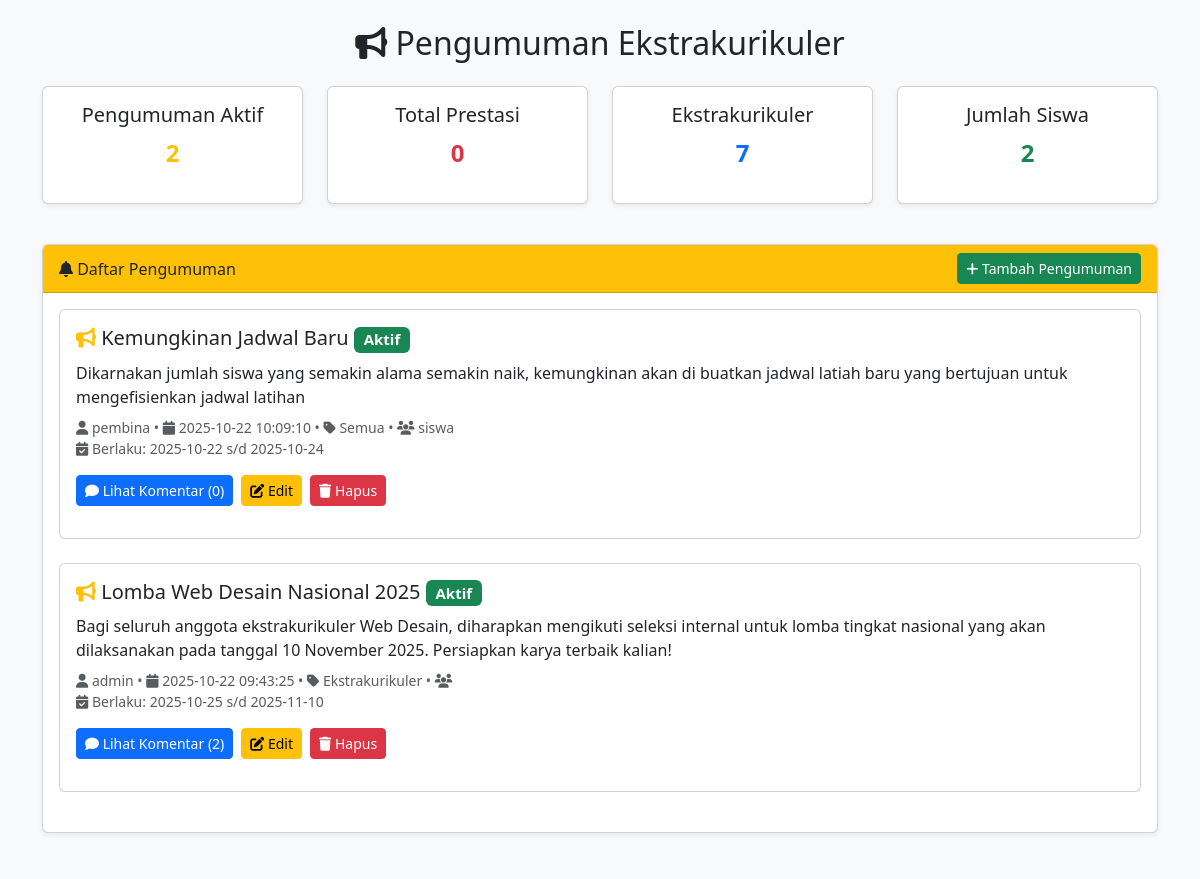
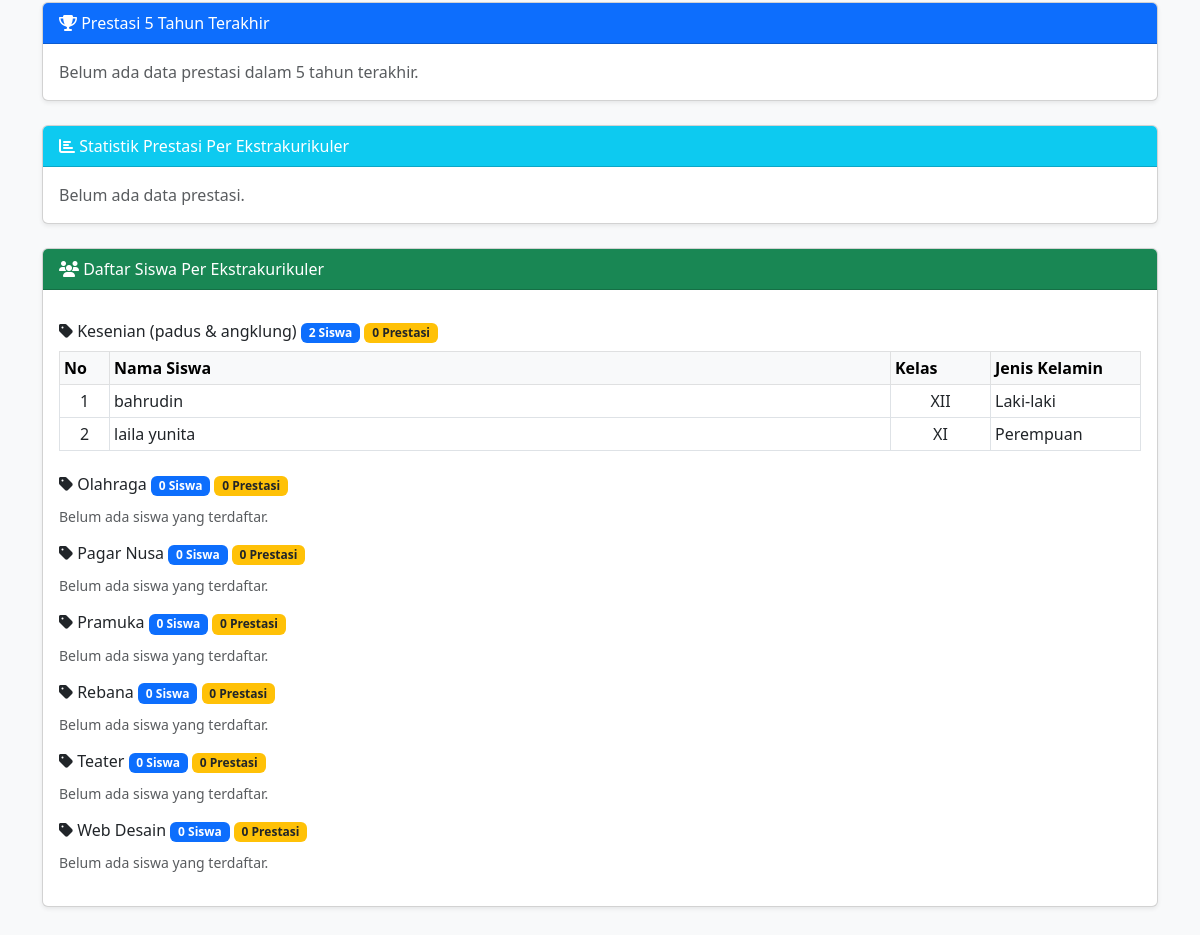
Screenshot of /pengumuman.php (signed in) with the database file from the repository (2 pictures, top to bottom).
### tables this page shows
CREATE TABLE `pengumuman` (
  `id` int(11) NOT NULL,
  `judul` varchar(255) NOT NULL,
  `isi` text NOT NULL,
  `prioritas` enum('Sangat Penting','Penting','Sedang') DEFAULT 'Sedang',
  `kategori` varchar(100) DEFAULT NULL COMMENT 'Nama ekstrakurikuler atau kosongkan untuk semua',
  `target_audience` enum('semua','siswa','pembina','admin') DEFAULT 'semua',
  `tanggal_mulai` date NOT NULL,
  `tanggal_berakhir` date NOT NULL,
  `tanggal_dibuat` datetime DEFAULT current_timestamp(),
  `dibuat_oleh` varchar(100) NOT NULL,
  `status` enum('aktif','nonaktif') DEFAULT 'aktif'
);

CREATE TABLE `ekstra` (
  `id` int(11) NOT NULL,
  `nama_ekstra` varchar(100) NOT NULL,
  `pembina` varchar(100) DEFAULT NULL,
  `hari` varchar(50) DEFAULT NULL,
  `waktu` varchar(50) DEFAULT NULL,
  `lokasi` varchar(100) DEFAULT NULL
);

CREATE TABLE `data_siswa` (
  `id` int(11) NOT NULL,
  `user_id` int(11) DEFAULT NULL,
  `nama_siswa` varchar(100) NOT NULL,
  `nis` varchar(20) NOT NULL,
  `kelas` varchar(10) NOT NULL,
  `jenis_kelamin` varchar(20) NOT NULL,
  `jurusan` varchar(50) NOT NULL,
  `no_hp` varchar(15) NOT NULL,
  `alamat` text NOT NULL,
  `ekstra_id` varchar(100) DEFAULT NULL,
  `tanggal_daftar` datetime DEFAULT current_timestamp()
);

### pengumuman.php (the view, shortened to what the rows shown need)
<?php
include "koneksi.php";
$user = $_SESSION['user'];
$user_role = strtolower($user['role']);
function hasAccess($allowed_roles) {
    global $user_role;
    return in_array($user_role, $allowed_roles);
}
function e($string) {
    return htmlspecialchars($string ?? '', ENT_QUOTES, 'UTF-8');
}
$ekstra_siswa = '';
if ($user_role == 'siswa') {
    $stmt = mysqli_prepare($koneksi, "
        SELECT * FROM pengumuman
        WHERE (
            target_audience = 'semua'
            OR (
                target_audience = 'siswa'
                AND (
                    kategori = ''
                    OR kategori IS NULL
                    OR kategori = ?
                )
            )
        )
        AND status = 'aktif'
        AND tanggal_mulai <= CURDATE()
        AND tanggal_berakhir >= CURDATE()
        ORDER BY prioritas DESC, tanggal_dibuat DESC
    ");
    mysqli_stmt_bind_param($stmt, "s", $ekstra_siswa);
    mysqli_stmt_execute($stmt);
    $query = mysqli_stmt_get_result($stmt);
} else {
    $query = mysqli_query($koneksi, "
        SELECT * FROM pengumuman
        ORDER BY tanggal_dibuat DESC
    ");
}
?>
<!DOCTYPE html>
<html lang="id">
<head>
    <link rel="stylesheet" href="https://cdn.jsdelivr.net/npm/bootstrap@5.3.0/dist/css/bootstrap.min.css">
</head>
<body class="bg-light">
<div class="container mt-4">
    <h2 class="mb-4 text-center"><i class="fas fa-bullhorn"></i> Pengumuman Ekstrakurikuler</h2>
    <div class="card shadow-sm mb-5">
        <div class="card-body">
            <?php
            if (mysqli_num_rows($query) > 0) {
                while ($row = mysqli_fetch_assoc($query)) {
                    $prioritas_class = '';
                    $prioritas_text = '';
                    $status_badge = $row['status'] == 'aktif' ? '<span class="badge bg-success">Aktif</span>' : '<span class="badge bg-secondary">Nonaktif</span>';
                    $stmt_count = mysqli_prepare($koneksi, "SELECT COUNT(*) as total FROM komentar_pengumuman WHERE pengumuman_id = ?");
                    mysqli_stmt_bind_param($stmt_count, "i", $row['id']);
                    mysqli_stmt_execute($stmt_count);
                    $result_count = mysqli_stmt_get_result($stmt_count);
                    $count_data = mysqli_fetch_assoc($result_count);
                    $count_komentar = $count_data['total'];
                    echo "
                    <div class='card mb-4 position-relative' id='pengumuman-" . intval($row['id']) . "'>
                        <span class='badge {$prioritas_class} prioritas-badge'>{$prioritas_text}</span>
                        <div class='card-body'>
                            <h5 class='mb-2'>
                                <i class='fas fa-bullhorn text-warning'></i> " . e($row['judul']) . "
                                {$status_badge}
                            </h5>
                            <p class='mb-2'>" . nl2br(e($row['isi'])) . "</p>
                            <div class='d-flex justify-content-between align-items-center mb-3'>
                                <small class='text-muted'>
                                    <i class='fas fa-user'></i> " . e($row['dibuat_oleh']) . " •
                                    <i class='fas fa-calendar'></i> " . e($row['tanggal_dibuat']) . " •
                                    <i class='fas fa-tag'></i> " . e($row['kategori'] ?: 'Semua') . " •
                                    <i class='fas fa-users'></i> " . e($row['target_audience']) . "
                                    <br>
                                    <i class='fas fa-calendar-check'></i> Berlaku: " . e($row['tanggal_mulai']) . " s/d " . e($row['tanggal_berakhir']) . "
                                </small>
                            </div>
                            <div class='d-flex gap-2 mb-3'>
                                <button class='btn btn-sm btn-primary toggle-komentar' data-id='" . intval($row['id']) . "' data-count='{$count_komentar}'>
                                    <i class='fas fa-comment'></i> Lihat Komentar ({$count_komentar})
                                </button>";
                    if (hasAccess(['admin', 'pembina'])) {
                        echo "
                                <button class='btn btn-sm btn-warning' data-bs-toggle='modal' data-bs-target='#modalEdit" . intval($row['id']) . "'>
                                    <i class='fas fa-edit'></i> Edit
                                </button>
                                <a href='?hapus=" . intval($row['id']) . "' class='btn btn-sm btn-danger' onclick='return confirm(\"Yakin hapus pengumuman ini?\")'>
                                    <i class='fas fa-trash'></i> Hapus
                                </a>";
                    }
                    echo "
                            </div>
                            <div class='komentar-section' id='komentar-" . intval($row['id']) . "'>
                                <h6 class='mb-3'><i class='fas fa-comments'></i> Komentar</h6>
                                <form method='POST' class='mb-4'>
                                    <input type='hidden' name='pengumuman_id' value='" . intval($row['id']) . "'>
                                    <div class='mb-2'>
                                        <textarea name='komentar' class='form-control' rows='3' placeholder='Tulis komentar Anda...' required></textarea>
                                    </div>
                                    <button type='submit' name='tambah_komentar' class='btn btn-primary btn-sm'>
                                        <i class='fas fa-paper-plane'></i> Kirim Komentar
                                    </button>
                                </form>
                                <div class='komentar-list'>";
                    echo "
                                </div>
                            </div>
                        </div>
                    </div>";
                }
            } else {
                echo "<p class='text-muted'>Tidak ada pengumuman saat ini.</p>";
            }
            ?>
        </div>
    </div>
    <div class="card mb-5 shadow-sm">
        <div class="card-body">
            <?php
            $ekskul_query = mysqli_query($koneksi, "SELECT id, nama_ekstra FROM ekstra ORDER BY nama_ekstra");
            if (mysqli_num_rows($ekskul_query) > 0) {
                while ($ekskul = mysqli_fetch_assoc($ekskul_query)) {
                    $nama_ekskul = $ekskul['nama_ekstra'];
                    $ekstra_id = $ekskul['id'];
                    $stmt_count_siswa = mysqli_prepare($koneksi, "
                        SELECT COUNT(*) as total
                        FROM data_siswa
                        WHERE ekstra_id = ?
                    ");
                    mysqli_stmt_bind_param($stmt_count_siswa, "i", $ekstra_id);
                    mysqli_stmt_execute($stmt_count_siswa);
                    $result_count = mysqli_stmt_get_result($stmt_count_siswa);
                    $count_data = mysqli_fetch_assoc($result_count);
                    $total_siswa_ekskul = $count_data['total'];
                    $total_prestasi_ekskul = 0;
                    $cek_prestasi = @mysqli_query($koneksi, "SHOW TABLES LIKE 'data_prestasi'");
                    if ($cek_prestasi && mysqli_num_rows($cek_prestasi) > 0) {
                        $stmt_prestasi = mysqli_prepare($koneksi, "SELECT COUNT(*) as total FROM data_prestasi WHERE nama_ekstra = ?");
                        mysqli_stmt_bind_param($stmt_prestasi, "s", $nama_ekskul);
                        mysqli_stmt_execute($stmt_prestasi);
                        $result_prestasi = mysqli_stmt_get_result($stmt_prestasi);
                        $prestasi_data = mysqli_fetch_assoc($result_prestasi);
                        $total_prestasi_ekskul = $prestasi_data['total'];
                    }
                    echo "<h6 class='mt-3 mb-2'>
                            <i class='fas fa-tag'></i> " . e($nama_ekskul) . "
                            <span class='badge bg-primary'>{$total_siswa_ekskul} Siswa</span>
                            <span class='badge bg-warning text-dark'>{$total_prestasi_ekskul} Prestasi</span>
                          </h6>";
                    $stmt_siswa = mysqli_prepare($koneksi, "
                        SELECT nama_siswa, kelas, jenis_kelamin
                        FROM data_siswa
                        WHERE ekstra_id = ?
                        ORDER BY nama_siswa
                    ");
                    mysqli_stmt_bind_param($stmt_siswa, "i", $ekstra_id);
                    mysqli_stmt_execute($stmt_siswa);
                    $siswa_query = mysqli_stmt_get_result($stmt_siswa);
                    if (mysqli_num_rows($siswa_query) > 0) {
                        echo '<table class="table table-bordered table-sm table-hover mb-4">
                                <thead class="table-light">
                                    <tr>
                                        <th width="50">No</th>
                                        <th>Nama Siswa</th>
                                        <th width="100">Kelas</th>
                                        <th width="150">Jenis Kelamin</th>
                                    </tr>
                                </thead><tbody>';
                        $no = 1;
                        while ($siswa = mysqli_fetch_assoc($siswa_query)) {
                            echo "<tr>
                                    <td class='text-center'>{$no}</td>
                                    <td>" . e($siswa['nama_siswa']) . "</td>
                                    <td class='text-center'>" . e($siswa['kelas']) . "</td>
                                    <td>" . e($siswa['jenis_kelamin']) . "</td>
                                </tr>";
                            $no++;
                        }
                        echo '</tbody></table>';
                    } else {
                        echo '<p class="text-muted mb-3"><small>Belum ada siswa yang terdaftar.</small></p>';
                    }
                }
            } else {
                echo '<p class="text-muted mb-0">Belum ada data ekstrakurikuler.</p>';
            }
            ?>
        </div>
    </div>
</div>
</body>
</html>

### rows the page displays
pengumuman: judul "Kemungkinan Jadwal Baru", status "Aktif", isi "Dikarnakan jumlah siswa yang semakin alama semakin naik, kemungkinan akan di buatkan jadwal latiah baru yang bertujuan untuk mengefisienkan jadwal latihan", dibuat_oleh "pembina", tanggal_dibuat "2025-10-22 10:09:10", kategori "Semua", target_audience "siswa", tanggal_mulai "2025-10-22", tanggal_berakhir "2025-10-24", count_komentar "0"
pengumuman: judul "Lomba Web Desain Nasional 2025", status "Aktif", isi "Bagi seluruh anggota ekstrakurikuler Web Desain, diharapkan mengikuti seleksi internal untuk lomba tingkat nasional yang akan dilaksanakan pada tanggal 10 November 2025. Persiapkan karya terbaik kalian!", dibuat_oleh "admin", tanggal_dibuat "2025-10-22 09:43:25", kategori "Ekstrakurikuler", tanggal_mulai "2025-10-25", tanggal_berakhir "2025-11-10", count_komentar "2"
ekstra: nama_ekstra "Kesenian (padus & angklung)", total_siswa_ekskul "2", total_prestasi_ekskul "0"
data_siswa: nama_siswa "bahrudin", kelas "XII", jenis_kelamin "Laki-laki"
data_siswa: nama_siswa "laila yunita", kelas "XI", jenis_kelamin "Perempuan"
ekstra: nama_ekstra "Olahraga", total_siswa_ekskul "0", total_prestasi_ekskul "0", shows "Belum ada siswa yang terdaftar."
ekstra: nama_ekstra "Pagar Nusa", total_siswa_ekskul "0", total_prestasi_ekskul "0", shows "Belum ada siswa yang terdaftar."
ekstra: nama_ekstra "Pramuka", total_siswa_ekskul "0", total_prestasi_ekskul "0", shows "Belum ada siswa yang terdaftar."
ekstra: nama_ekstra "Rebana", total_siswa_ekskul "0", total_prestasi_ekskul "0", shows "Belum ada siswa yang terdaftar."
ekstra: nama_ekstra "Teater", total_siswa_ekskul "0", total_prestasi_ekskul "0", shows "Belum ada siswa yang terdaftar."
ekstra: nama_ekstra "Web Desain", total_siswa_ekskul "0", total_prestasi_ekskul "0", shows "Belum ada siswa yang terdaftar."

### other values shown
$total_pengumuman "2"
$prestasi_total "0"
$total_ekstra "7"
$total_siswa "2"
